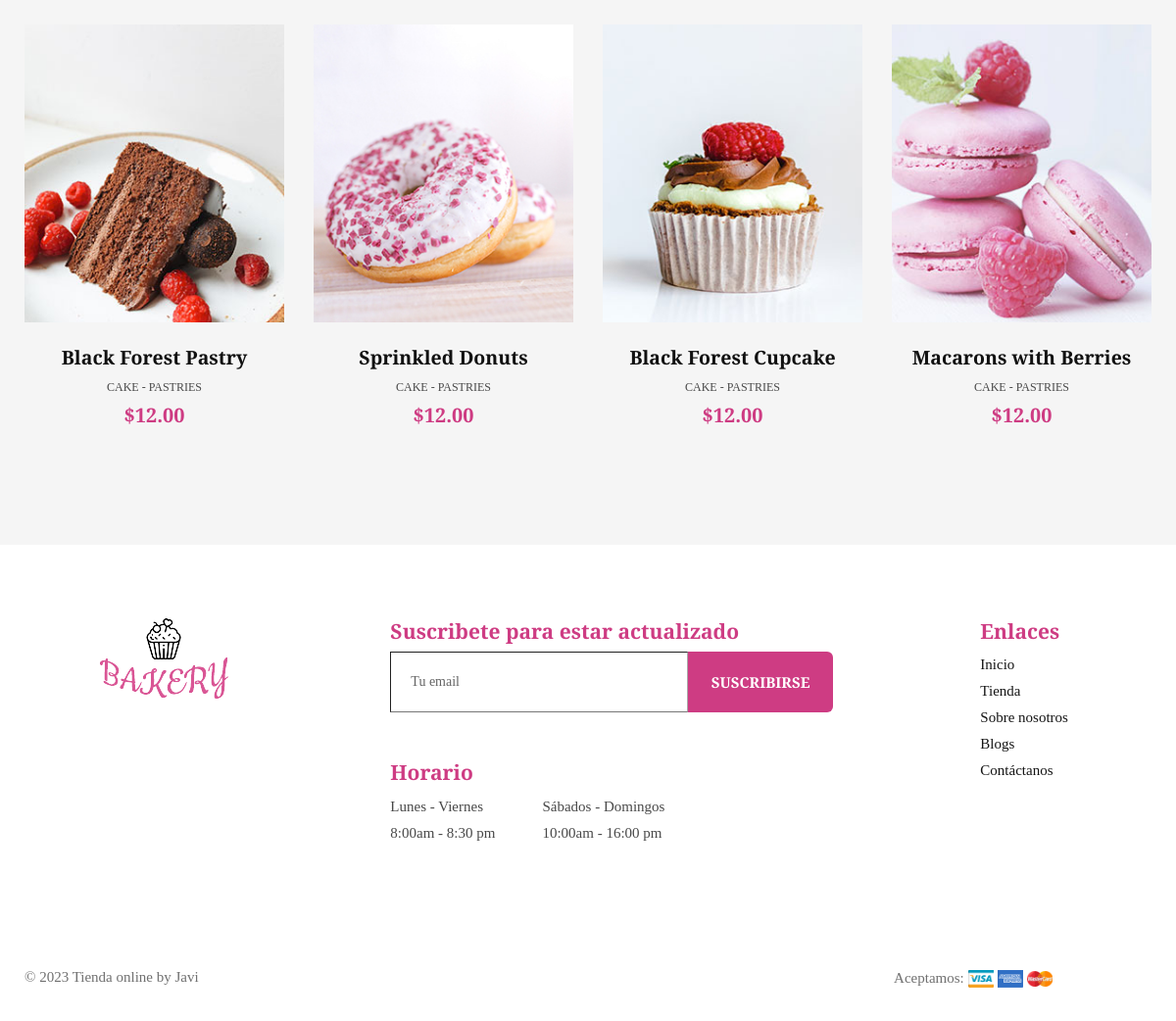
Page /views/shop.php (lower part) on the earlier database version.
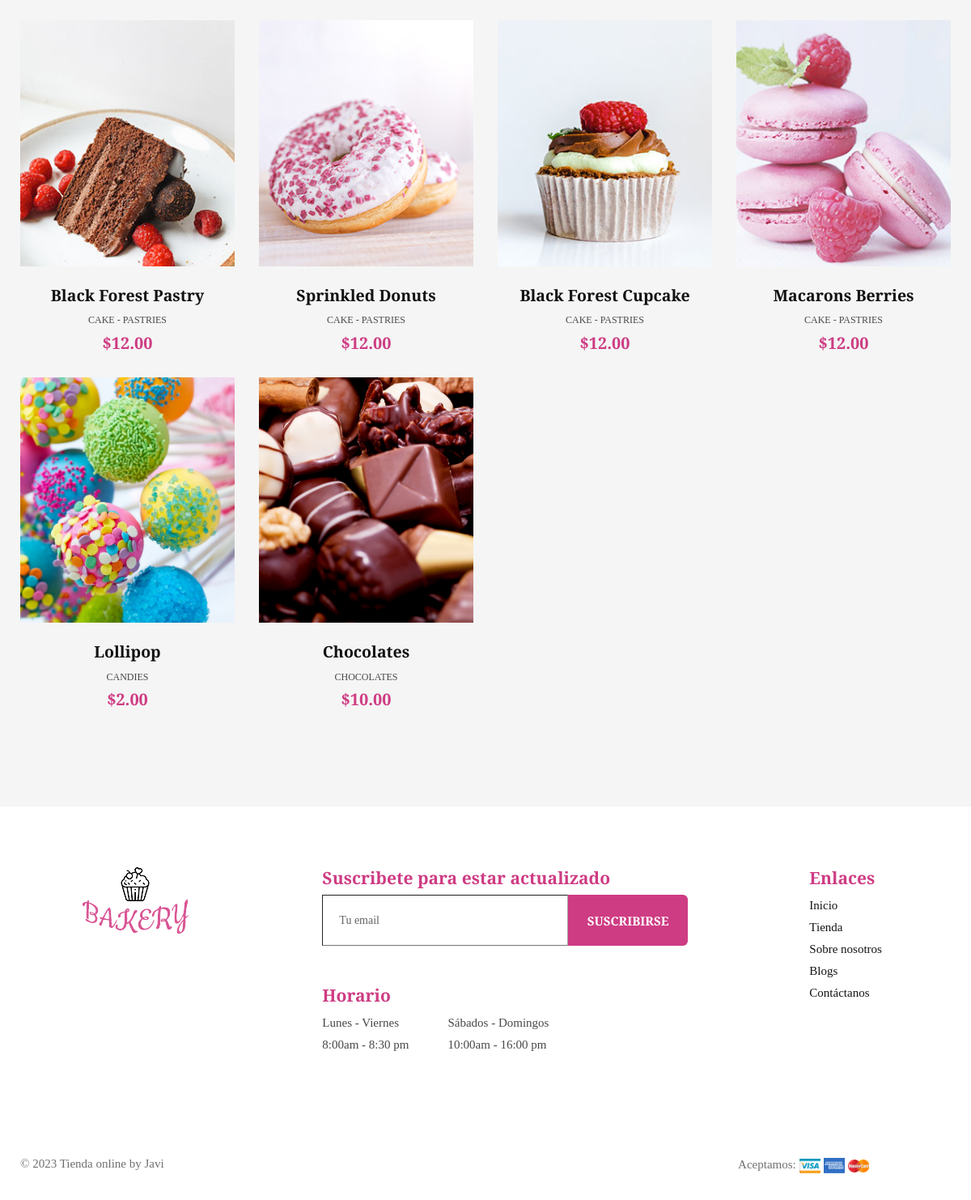
Same page on the later database version.
### tables this page shows
CREATE TABLE IF NOT EXISTS productos (
    id_product INT(11)  AUTO_INCREMENT PRIMARY KEY,
    name VARCHAR(30) NOT NULL,
    price DEC(5, 2) NOT NULL,    
    description VARCHAR(255) NOT NULL,
    image VARCHAR(255) NOT NULL
);

### views/shop.php (the view, shortened to what this page needs)
<?php include "./parts/header-views.php";?>
<section class="our-team bg-sand padding-large">
	<div class="container">
		<div class="row">
			<?php
				$config = include "../config/config.php";
				try {
					$dsn = 'mysql:host='.$config['db']['host'].';dbname='.$config['db']['name'];
					$conexion = new PDO($dsn, $config['db']['user'], $config['db']['pass'], $config['db']['options']);
					$consultaSQL = "SELECT id_product, name, price, description, image FROM productos";
					$sentencia = $conexion->prepare($consultaSQL);
					$sentencia->execute();
					$productos = $sentencia->fetchAll();
					foreach ($productos as $data) {
						echo "<div class='product-item col-md-3 pb-4'>
								<a href='#' data-bs-toggle='modal' data-bs-target='#modal-producto-".$data[0]."' class='product-image'><img style='width:265px;height:303.8px;object-fit:cover;' src='".$data[4]."'></a>
								<div class='text-comtent text-center'>
									<h5 class='pt-4'><a href='#'>".$data[1]."</a></h5>
									<p>".$data[3]."</p>
									<span class='price colored'>$".$data[2]."</span>
								</div>
							</div>";
					}
				} catch (PDOException $error) {}
			?>
		</div>
	</div>
</section>
<?php include "./parts/footer-views.php";?>

### views/parts/header-views.php (shortened to what this page needs)
<!DOCTYPE html>
<html>
<head>
    <link rel="stylesheet" type="text/css" href="../fonts/icomoon/icomoon.css">
    <link rel="stylesheet" type="text/css" href="../css/slick.css" />
    <link rel="stylesheet" type="text/css" href="../css/slick-theme.css" />
    <link rel="stylesheet" type="text/css" href="../css/magnific-popup.css" />
    <link rel="stylesheet" type="text/css" href="../css/bootstrap.min.css" />
    <link rel="stylesheet" type="text/css" href="../css/style.css">
</head>
<body>
    <div id="main-wrapper" class="overflow-hidden">

### views/parts/footer-views.php (shortened to what this page needs)
    <footer id="footer">
        <div class="container">
            <div class="row">
                <div class="wrap flex-container">
                <div class="col-md-3 footer-logo text-center mb-3">
                    <img src="../images/img-template/main-logo.png" class="mb-3">
                </div>
                <div class="col-md-5 mr-5 mb-3">
                    <div class="widget-newsletter mb-5">
                        <h4 class="widget-title">Suscribete para estar actualizado</h4>
                        <div class="newsletter-button d-flex">
                            <input type="text" name="Subscribe" placeholder="Tu email">
                            <button class="btn-hvr-effects">Suscribirse</button>
                        </div>
                    </div>
                    <div class="working-schedule">
                        <h4 class="widget-title">Horario</h4>
                        <div class="time-list d-flex">
                            <ul class="list-unstyled mr-5">
                                <li>Lunes - Viernes</li>
                                <li>8:00am - 8:30 pm</li>
                            </ul>
                            <ul class="list-unstyled">
                                <li>Sábados - Domingos</li>
                                <li>10:00am - 16:00 pm</li>
                            </ul>
                        </div>
                    </div>
                </div>
                <div class="col-md-2">
                    <div class="quick-links">
                        <h4 class="widget-title">Enlaces</h4>
                        <div class="footer-menu">
                            <ul class="list-unstyled">
                                <li><a href="../index.php">Inicio</a></li>
                                <li><a href="./shop.php">Tienda</a></li>
                                <li><a href="./about.php">Sobre nosotros</a></li>
                                <li><a href="./blog.php">Blogs</a></li>
                                <li><a href="./contact.php">Contáctanos</a></li>
                            </ul>
                        </div>
                    </div>
                </div>
                </div>
            </div>
        </div>
    </footer>
    <div class="footer-bottom">
        <div class="container">
            <div class="wrap flex-container padding-small">
                <div class="copyright">
                    <p class="mb-0">© 2023 Tienda online by Javi</p>
                </div>
                <div class="payment-card">
                    <span>Aceptamos:</span>
                    <img src="../images/img-template/visa.png" class="cardImg">
                    <img src="../images/img-template/american-express.png" class="cardImg">
                    <img src="../images/img-template/master-card.png" class="cardImg">
                </div>
            </div>
        </div>
    </div>
    </div>
</body>
</html>

Differences in the rows shown:
changed productos: name "Macarons with Berries" → "Macarons Berries"
added productos: image (picture), name "Lollipop", description "CANDIES", price "2.00"
added productos: image (picture), name "Chocolates", description "CHOCOLATES", price "10.00"
